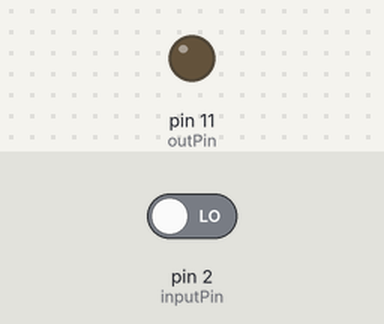
The sketch below on a simulated Arduino Uno, built with avr-gcc and run on an emulated ATmega328P. Parts: output pins drawn as LEDs (lit = HIGH). The test bench sets the inputs (shaded band); at power-on: pin 2 (inputPin) LOW. What the sketch prints to the serial monitor is not drawn.

Above: at 1.2 s.
1.3 s: pin 2 (inputPin) driven HIGH
2.9 s: pin 2 (inputPin) driven LOW
Timing chart, 0 to 5.9 s (numbered marks = the images above; inputs shaded):
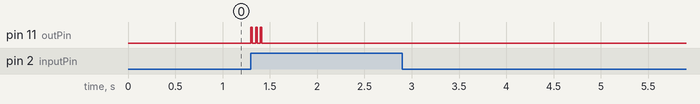

The sketch:

TriggeredTapper_DutyCycle.ino
```cpp
// this constant won't change:
const int  inputPin = 2;    // the pin that the input voltage is attached to
int outPin = 11;  // pin 10 = tap; pin 11 = opto
int pulseNumber = 3; //75 for opto; 3 for tap
int loopNumber = 1;


float dutyCycle = 0.3;
int interval = 50; // intertap interval (ms)
long initialDelay = 0;
long loopInterval = 30000;

float ontime = dutyCycle*interval;
float offtime = interval-ontime;

// tap settings: outPin 10, pulseNumber 3, pulseDuration 10
// optoSettings: outPin 11, pulseNumber 3, pulseDuration 10


// Variables will change:
int inputState = 0;         // current state of the input
int lastInputState = 0;     // previous state of the input

void setup()
{
  // initialize the input pin as a input: (not really necessary as the default is INPUT
  pinMode(inputPin, INPUT);
  pinMode(outPin, OUTPUT);
  Serial.begin(9600);
}


void loop()
{
  // read the input pin:
  inputState = digitalRead(inputPin);

  // compare the inputState to its previous state (lastInputState)
  if (inputState != lastInputState)
  {
    if (inputState == HIGH)
    {
      // if the current state is HIGH then the input
      // went from not high to high:
      Serial.println("Went high");

      // *****************************************
      // do the stuff that a HIGH input triggers
      // *****************************************
      delay(initialDelay);

      for (int n = 0; n < loopNumber; n++){
        for (int i = 0; i < pulseNumber; i++){
          digitalWrite(outPin, HIGH);
          delay(ontime);
          digitalWrite(outPin, LOW);
          delay(offtime);
        }
        if (loopNumber>1){
         delay(loopInterval);
        }
      }


    }
     else
    {
      // if the current state is LOW then the input
      // went from high to not high: do nothing except print something if you want.
      Serial.println("Went low");
    }
  }
  // save the current state as the last state,
  //for next time through the loop
  lastInputState = inputState;
}
```

Measured:
- after the input at 1.3 s, pin 11 (outPin): alternates HIGH for 0.02 s and LOW for 0.04 s, 6 changes in all, then stays LOW, starting at once
- after the input at 2.9 s, every drawn part: stays the same
